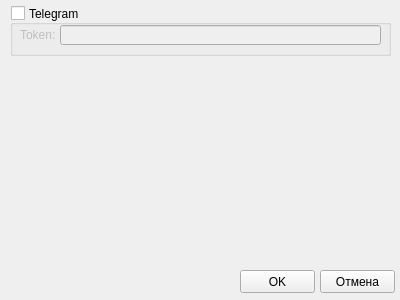
<?xml version="1.0" encoding="UTF-8"?>
<ui version="4.0">
 <class>Form</class>
 <widget class="QWidget" name="Form">
  <property name="geometry">
   <rect>
    <x>0</x>
    <y>0</y>
    <width>400</width>
    <height>300</height>
   </rect>
  </property>
  <property name="windowTitle">
   <string>Настройки</string>
  </property>
  <widget class="QPushButton" name="closeButton">
   <property name="geometry">
    <rect>
     <x>320</x>
     <y>270</y>
     <width>75</width>
     <height>23</height>
    </rect>
   </property>
   <property name="text">
    <string>Отмена</string>
   </property>
  </widget>
  <widget class="QPushButton" name="okButton">
   <property name="geometry">
    <rect>
     <x>240</x>
     <y>270</y>
     <width>75</width>
     <height>23</height>
    </rect>
   </property>
   <property name="text">
    <string>OK</string>
   </property>
  </widget>
  <widget class="QGroupBox" name="telegramBox">
   <property name="geometry">
    <rect>
     <x>10</x>
     <y>5</y>
     <width>381</width>
     <height>51</height>
    </rect>
   </property>
   <property name="mouseTracking">
    <bool>false</bool>
   </property>
   <property name="acceptDrops">
    <bool>false</bool>
   </property>
   <property name="layoutDirection">
    <enum>Qt::LeftToRight</enum>
   </property>
   <property name="autoFillBackground">
    <bool>false</bool>
   </property>
   <property name="title">
    <string>Telegram</string>
   </property>
   <property name="alignment">
    <set>Qt::AlignLeading|Qt::AlignLeft|Qt::AlignVCenter</set>
   </property>
   <property name="flat">
    <bool>true</bool>
   </property>
   <property name="checkable">
    <bool>true</bool>
   </property>
   <property name="checked">
    <bool>false</bool>
   </property>
   <widget class="QLineEdit" name="tokenEdit">
    <property name="geometry">
     <rect>
      <x>50</x>
      <y>20</y>
      <width>321</width>
      <height>20</height>
     </rect>
    </property>
   </widget>
   <widget class="QLabel" name="label">
    <property name="geometry">
     <rect>
      <x>10</x>
      <y>23</y>
      <width>47</width>
      <height>13</height>
     </rect>
    </property>
    <property name="text">
     <string>Token:</string>
    </property>
   </widget>
  </widget>
 </widget>
 <resources/>
 <connections/>
</ui>
